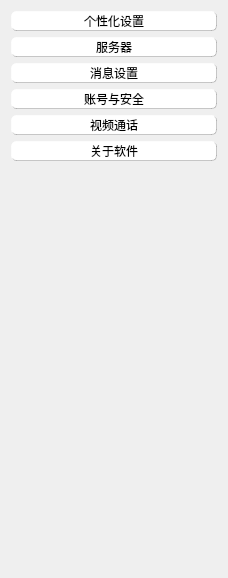
            <widget class="QWidget" name="scrollAreaWidgetContents_set">
             <property name="geometry">
              <rect>
               <x>0</x>
               <y>0</y>
               <width>228</width>
               <height>578</height>
              </rect>
             </property>
             <layout class="QVBoxLayout" name="verticalLayout_10">
              <item>
               <widget class="QPushButton" name="btn_custom">
                <property name="styleSheet">
                 <string notr="true">QPushButton{
	background-color:rgb(255,255,255);
	border: 1px solid rgb(255, 255, 255);
	border-top-color: rgba(255, 255, 255, 0.6);
    border-left-color: rgba(255, 255, 255, 0.6);
    border-right-color: rgba(0, 0, 0, 0.2);
    border-bottom-color: rgba(0, 0, 0, 0.2);
	border-radius: 5px;
}
QPushButton:checked{
	background-color:rgba(244,234,42,200);
	border: 1px solid rgba(244, 234, 42, 200);
	border-top-color: rgba(255, 255, 255, 0.6);
    border-left-color: rgba(255, 255, 255, 0.6);
    border-right-color: rgba(0, 0, 0, 0.2);
    border-bottom-color: rgba(0, 0, 0, 0.2);
	border-radius: 5px;
}</string>
                </property>
                <property name="text">
                 <string>个性化设置</string>
                </property>
                <property name="checkable">
                 <bool>true</bool>
                </property>
               </widget>
              </item>
              <item>
               <widget class="QPushButton" name="btn_connect">
                <property name="styleSheet">
                 <string notr="true">QPushButton{
	background-color:rgb(255,255,255);
	border: 1px solid rgb(255, 255, 255);
	border-top-color: rgba(255, 255, 255, 0.6);
    border-left-color: rgba(255, 255, 255, 0.6);
    border-right-color: rgba(0, 0, 0, 0.2);
    border-bottom-color: rgba(0, 0, 0, 0.2);
	border-radius: 5px;
}
QPushButton:checked{
	background-color:rgba(244,234,42,200);
	border: 1px solid rgba(244, 234, 42, 200);
	border-top-color: rgba(255, 255, 255, 0.6);
    border-left-color: rgba(255, 255, 255, 0.6);
    border-right-color: rgba(0, 0, 0, 0.2);
    border-bottom-color: rgba(0, 0, 0, 0.2);
	border-radius: 5px;
}</string>
                </property>
                <property name="text">
                 <string>服务器</string>
                </property>
                <property name="checkable">
                 <bool>true</bool>
                </property>
               </widget>
              </item>
              <item>
               <widget class="QPushButton" name="btn_msg">
                <property name="styleSheet">
                 <string notr="true">QPushButton{
	background-color:rgb(255,255,255);
	border: 1px solid rgb(255, 255, 255);
	border-top-color: rgba(255, 255, 255, 0.6);
    border-left-color: rgba(255, 255, 255, 0.6);
    border-right-color: rgba(0, 0, 0, 0.2);
    border-bottom-color: rgba(0, 0, 0, 0.2);
	border-radius: 5px;
}
QPushButton:checked{
	background-color:rgba(244,234,42,200);
	border: 1px solid rgba(244, 234, 42, 200);
	border-top-color: rgba(255, 255, 255, 0.6);
    border-left-color: rgba(255, 255, 255, 0.6);
    border-right-color: rgba(0, 0, 0, 0.2);
    border-bottom-color: rgba(0, 0, 0, 0.2);
	border-radius: 5px;
}</string>
                </property>
                <property name="text">
                 <string>消息设置</string>
                </property>
                <property name="checkable">
                 <bool>true</bool>
                </property>
               </widget>
              </item>
              <item>
               <widget class="QPushButton" name="btn_account">
                <property name="styleSheet">
                 <string notr="true">QPushButton{
	background-color:rgb(255,255,255);
	border: 1px solid rgb(255, 255, 255);
	border-top-color: rgba(255, 255, 255, 0.6);
    border-left-color: rgba(255, 255, 255, 0.6);
    border-right-color: rgba(0, 0, 0, 0.2);
    border-bottom-color: rgba(0, 0, 0, 0.2);
	border-radius: 5px;
}
QPushButton:checked{
	background-color:rgba(244,234,42,200);
	border: 1px solid rgba(244, 234, 42, 200);
	border-top-color: rgba(255, 255, 255, 0.6);
    border-left-color: rgba(255, 255, 255, 0.6);
    border-right-color: rgba(0, 0, 0, 0.2);
    border-bottom-color: rgba(0, 0, 0, 0.2);
	border-radius: 5px;
}</string>
                </property>
                <property name="text">
                 <string>账号与安全</string>
                </property>
                <property name="checkable">
                 <bool>true</bool>
                </property>
               </widget>
              </item>
              <item>
               <widget class="QPushButton" name="btn_video_call">
                <property name="styleSheet">
                 <string notr="true">QPushButton{
	background-color:rgb(255,255,255);
	border: 1px solid rgb(255, 255, 255);
	border-top-color: rgba(255, 255, 255, 0.6);
    border-left-color: rgba(255, 255, 255, 0.6);
    border-right-color: rgba(0, 0, 0, 0.2);
    border-bottom-color: rgba(0, 0, 0, 0.2);
	border-radius: 5px;
}
QPushButton:checked{
	background-color:rgba(244,234,42,200);
	border: 1px solid rgba(244, 234, 42, 200);
	border-top-color: rgba(255, 255, 255, 0.6);
    border-left-color: rgba(255, 255, 255, 0.6);
    border-right-color: rgba(0, 0, 0, 0.2);
    border-bottom-color: rgba(0, 0, 0, 0.2);
	border-radius: 5px;
}</string>
                </property>
                <property name="text">
                 <string>视频通话</string>
                </property>
                <property name="checkable">
                 <bool>true</bool>
                </property>
               </widget>
              </item>
              <item>
               <widget class="QPushButton" name="btn_about">
                <property name="styleSheet">
                 <string notr="true">QPushButton{
	background-color:rgb(255,255,255);
	border: 1px solid rgb(255, 255, 255);
	border-top-color: rgba(255, 255, 255, 0.6);
    border-left-color: rgba(255, 255, 255, 0.6);
    border-right-color: rgba(0, 0, 0, 0.2);
    border-bottom-color: rgba(0, 0, 0, 0.2);
	border-radius: 5px;
}
QPushButton:checked{
	background-color:rgba(244,234,42,200);
	border: 1px solid rgba(244, 234, 42, 200);
	border-top-color: rgba(255, 255, 255, 0.6);
    border-left-color: rgba(255, 255, 255, 0.6);
    border-right-color: rgba(0, 0, 0, 0.2);
    border-bottom-color: rgba(0, 0, 0, 0.2);
	border-radius: 5px;
}</string>
                </property>
                <property name="text">
                 <string>关于软件</string>
                </property>
                <property name="checkable">
                 <bool>true</bool>
                </property>
               </widget>
              </item>
              <item>
               <spacer name="verticalSpacer_7">
                <property name="orientation">
                 <enum>Qt::Orientation::Vertical</enum>
                </property>
                <property name="sizeHint" stdset="0">
                 <size>
                  <width>20</width>
                  <height>413</height>
                 </size>
                </property>
               </spacer>
              </item>
             </layout>
            </widget>
